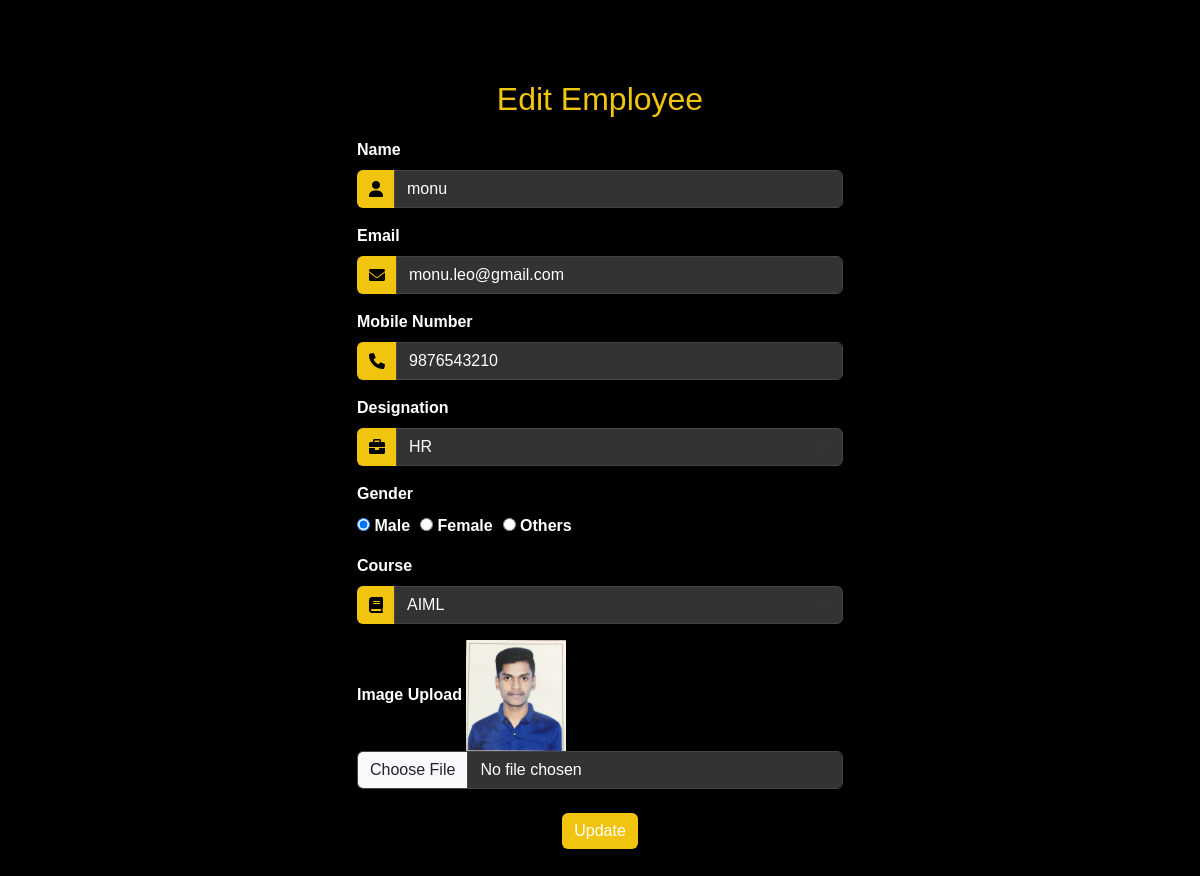
The app's page /employee_edit/21/ with its own data.
### employee_app/models.py (models this page shows, shortened)
class Employee(models.Model):
    name = models.CharField(max_length=100)
    email = models.EmailField(unique=True)  # Example: Employee's email address
    mobile_no = models.CharField(max_length=10)  # Example: Mobile number
    gender = models.CharField(
        max_length=10,
        choices=[('Male', 'Male'), ('Female', 'Female'), ('Others', 'Others')],
        default='SELECT'  # Set default to 'Male'
    )  # Example: Gender (Male/Female)
    designation = models.CharField(
        max_length=100,
        choices=[('HR', 'HR'), ('Manager', 'Manager'), ('Sales', 'Sales')],
        default='SELECT'  # Set default to 'HR'
    )  # Example: Job designation
    course = models.CharField(
        max_length=50,
        choices = [
        ('MCA', 'MCA'),
        ('AIML', 'AIML')],
        default='SELECT'  # Set default to 'MCA'
    )  # Example: Training or course name
    image = models.ImageField(upload_to='employee_images/', null=True, blank=True)
    created_date = models.DateTimeField(default=datetime.datetime(2023, 12, 20, 12, 0, 0))  # Example default

### employee_app/views.py (the view, shortened to what this page needs)
# urls.py: path('employee_edit/', views.employee_edit, name='employee_edit'),
def employee_edit(request, employee_id):
    employee = get_object_or_404(Employee, id=employee_id)
    return render(request, 'employee_edit.html', {'employee': employee})

### employee_app/templates/employee_edit.html (shortened to what this page needs)
{% load static %}
<!DOCTYPE html>
<html lang="en">
<head>
    <link href="https://cdn.jsdelivr.net/npm/bootstrap@5.3.2/dist/css/bootstrap.min.css" rel="stylesheet">
    <link href="https://cdnjs.cloudflare.com/ajax/libs/font-awesome/6.0.0-beta3/css/all.min.css" rel="stylesheet">
</head>
<body>
    <div class="container">
        <div class="row justify-content-center">
            <div class="col-md-6">
                <div class="form-section">
                    <h2>Edit Employee</h2>
                    <form method="post" enctype="multipart/form-data">
                        <div class="mb-3">
                            <label for="name" class="form-label">Name</label>
                            <div class="input-group">
                                <span class="input-group-text"><i class="fas fa-user"></i></span>
                                <input type="text" class="form-control" id="name" name="name" value="{{ employee.name }}" required>
                            </div>
                        </div>
                        <div class="mb-3">
                            <label for="email" class="form-label">Email</label>
                            <div class="input-group">
                                <span class="input-group-text"><i class="fas fa-envelope"></i></span>
                                <input type="email" class="form-control" id="email" name="email" value="{{ employee.email }}" required>
                            </div>
                        </div>
                        <div class="mb-3">
                            <label for="mobile_no" class="form-label">Mobile Number</label>
                            <div class="input-group">
                                <span class="input-group-text"><i class="fas fa-phone"></i></span>
                                <input type="text" class="form-control" id="mobile_no" name="mobile_no" value="{{ employee.mobile_no }}" required pattern="\d{10}" maxlength="10" title="Enter a valid 10-digit number">
                            </div>
                        </div>
                        <div class="mb-3">
                            <label for="designation" class="form-label">Designation</label>
                            <div class="input-group">
                                <span class="input-group-text"><i class="fas fa-briefcase"></i></span>
                                <select class="form-select" id="designation" name="designation" required>
                                    <option value="HR" {% if employee.designation == 'HR' %}selected{% endif %}>HR</option>
                                </select>
                            </div>
                        </div>
                        <div class="mb-3">
                            <label class="form-label">Gender</label>
                            <div class="gender-radio">
                                <label><input type="radio" id="male" name="gender" value="Male" {% if employee.gender == 'Male' %}checked{% endif %}> Male</label>
                                <label><input type="radio" id="female" name="gender" value="Female" {% if employee.gender == 'Female' %}checked{% endif %}> Female</label>
                                <label><input type="radio" id="others" name="gender" value="Others" {% if employee.gender == 'Others' %}checked{% endif %}> Others</label>
                            </div>
                        </div>
                        <div class="mb-3">
                            <label for="course" class="form-label">Course</label>
                            <div class="input-group">
                                <span class="input-group-text"><i class="fas fa-book"></i></span>
                                <select class="form-select" id="course" name="course" required>
                                    <option value="AIML" {% if employee.course == 'AIML' %}selected{% endif %}>AIML</option>
                                </select>
                            </div>
                        </div>
                        <div class="mb-3">
                            <label for="image" class="form-label">Image Upload</label>
                            {% if employee.image %}
                                <img src="{{ employee.image.url }}" alt="Employee Image" width="100">
                            {% else %}
                                <p>No image uploaded</p>
                            {% endif %}
                            <input type="file" class="form-control" id="image" name="image">
                        </div>
                        <div class="text-center mt-4">
                            <button type="submit" class="btn btn-primary">Update</button>
                        </div>
                    </form>
                </div>
            </div>
        </div>
    </div>
</body>
</html>

### employee_app/templates/employee_edit.html (style rules this page uses)
body { background-color: black; font-family: Arial, sans-serif; color: white; }
.form-section { background-color: rgba(0, 0, 0, 0.8); border-radius: 15px; padding: 30px; box-shadow: 0px 4px 6px rgba(0, 0, 0, 0.1); margin-top: 50px; }
.form-section h2 { color: #f1c40f; margin-bottom: 20px; text-align: center; }
.input-group-text { background-color: #f1c40f; color: black; border: none; }
.btn-primary { background-color: #f1c40f; border: none; }
label { font-weight: bold; }
.gender-radio { display: flex; gap: 10px; color: white; }
.form-control { background-color: #333; color: white; border: 1px solid #444; }
.form-select { background-color: #333; color: white; border: 1px solid #444; }

### records on screen
Employee: name "monu", email "monu.leo@gmail.com", mobile_no "9876543210", designation "HR", gender "☑ Male", gender "☐ Female", gender "☐ Others", course "AIML", image (picture)
